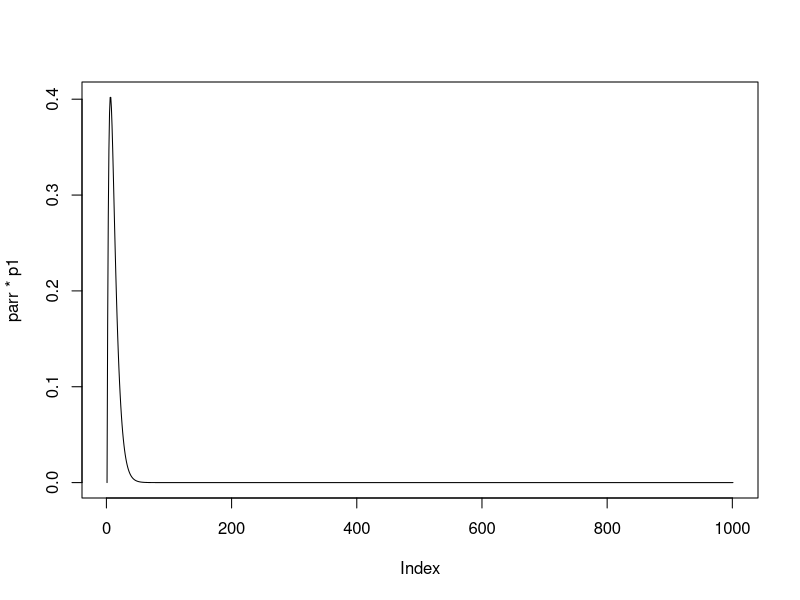
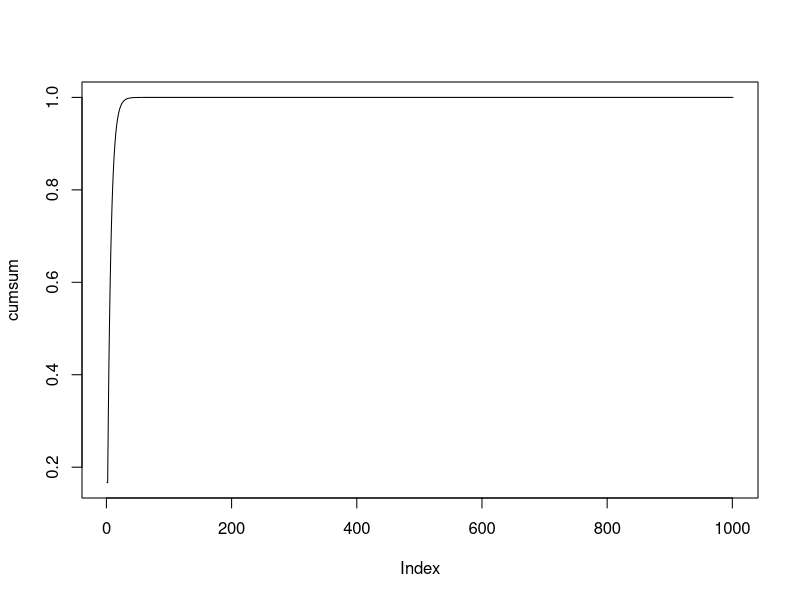

R code for these plots, in order:
## ---- chunk 1
knitr::opts_chunk$set(echo = TRUE)
library(ggplot2)
library(knitr)
## ---- chunk 2
ploss <- 1/6
numsamples <- 1000
pnotlost <- 1-ploss

parr <- seq(0,numsamples,1)
#p1 <- (pnotlost^(parr-1) - pnotlost^parr)
p1 <- ploss*pnotlost^(parr-1)
plot(parr*p1, type = "l")

ExpectedValue <- sum(parr*p1)

cumsum <- c()
for (i in parr) {
  cumsum <- append(cumsum, sum(p1[1:i]))
}
cumsum <- cumsum/sum(p1)
medianval <- parr[max(which(cumsum<0.5))]
print(medianval)
nmed1 <- -1/log2(pnotlost) 
nmed2 <- log10(.5)/log10(pnotlost)
print(paste(nmed1,nmed2))
plot(cumsum, type ="l")
## ---- chunk 3
plossfunc <- function(ploss) {
  pnotlost <- 1-ploss

parr <- seq(1,numsamples,1)
#p1 <- pnotlost^(parr-1) - pnotlost^parr
p1 <- ploss*pnotlost^(parr-1)

ExpectedValue <- sum(p1*parr)
return (ExpectedValue)
}

probOfLoss <- seq(0.05, 0.5, 0.05)
averageUses <- c()
medianUses <- c()
for (x in probOfLoss) {
  averageUses <- append(averageUses,plossfunc(x))
  #medianUses <- append(medianUses, -1/log2(1-x) + 1)
  medianUses <- append(medianUses, log10(.5)/log10(1-x))
  #print(paste(x, plossfunc(x)))
}
df <- data.frame(probOfLoss, averageUses, medianUses)
kable(df)
